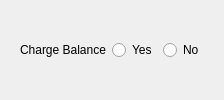
                            <widget class="QWidget" name="widget_23" native="true">
                             <property name="minimumSize">
                              <size>
                               <width>0</width>
                               <height>0</height>
                              </size>
                             </property>
                             <layout class="QGridLayout" name="gridLayout_59">
                              <item row="0" column="0">
                               <widget class="QWidget" name="state_widget_12" native="true">
                                <layout class="QGridLayout" name="gridLayout_88">
                                 <item row="0" column="2">
                                  <widget class="QRadioButton" name="ch2_chargebalance">
                                   <property name="text">
                                    <string>No</string>
                                   </property>
                                  </widget>
                                 </item>
                                 <item row="0" column="1">
                                  <widget class="QRadioButton" name="ch1_on_12">
                                   <property name="text">
                                    <string>Yes</string>
                                   </property>
                                  </widget>
                                 </item>
                                 <item row="0" column="0">
                                  <widget class="QLabel" name="label_177">
                                   <property name="text">
                                    <string>Charge Balance</string>
                                   </property>
                                  </widget>
                                 </item>
                                </layout>
                               </widget>
                              </item>
                             </layout>
                            </widget>
